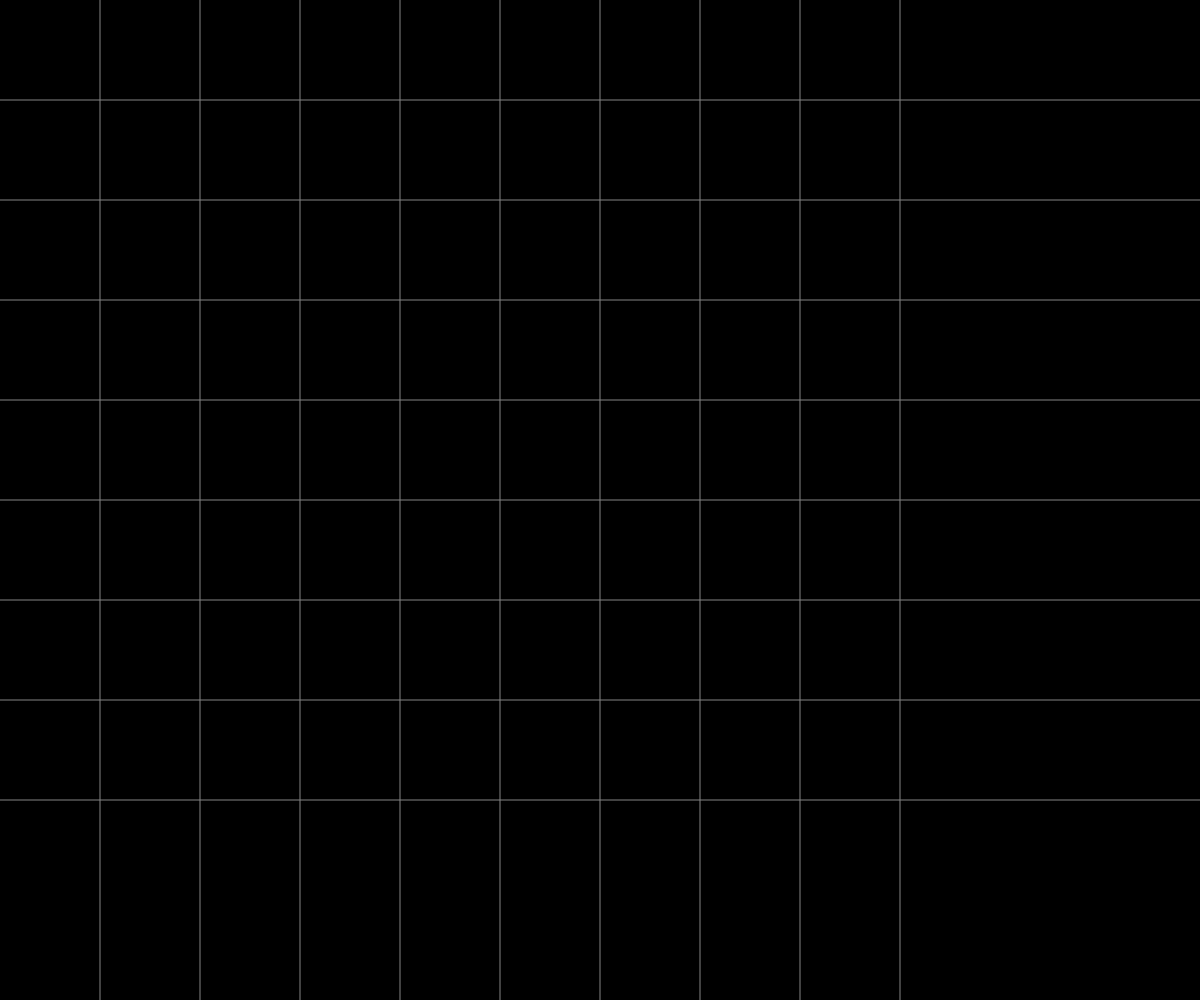
Frame 1 (no input)
Frame 60 (no input): identical to frame 1, image omitted
Frame 120 (the mouse pressed at the canvas centre since frame 60): identical to frame 1, image omitted

The p5.js sketch that drew this single still picture (run headless with seeded random() and noise() and a simulated clock; from frame 60 on, the mouse is pressed at the canvas centre):

// p5.js sketch
// ── sketch.js
/*
 * © 2026 Schultzschultz. Created for 'Schultzschultz Creative Coding Masterclass'.
 * For educational use only. All rights reserved.
 *
 * ---------------------
 * Coding Basics – Loops
 * ---------------------
 *
 * This file is an example of how to use loops in javascript.
 * A loop is a programming construct that allows you to repeat a block of code multiple times
 * until a specified condition is true.
 *
 * What this file does:
 * - It creates a grid of lines on the canvas.
 * - It highlights the grid cell that the mouse is currently over. *
 */

const backgroundColor = "#000000";
const lineColor = "#848484";
const rectColor = "#333333";

function setup() {
  createCanvas(windowWidth, windowHeight);
}

function draw() {
  background(0);

  stroke(lineColor);
  strokeWeight(1);

  // Manually creating a grid of lines on the canvas by drawing vertical and horizontal lines at regular intervals defined by gridSize.
  line(100, 0, 100, height);
  line(200, 0, 200, height);
  line(300, 0, 300, height);
  line(400, 0, 400, height);
  line(500, 0, 500, height);
  line(600, 0, 600, height);
  line(700, 0, 700, height);
  line(800, 0, 800, height);
  line(900, 0, 900, height);
  line(0, 100, width, 100);
  line(0, 200, width, 200);
  line(0, 300, width, 300);
  line(0, 400, width, 400);
  line(0, 500, width, 500);
  line(0, 600, width, 600);
  line(0, 700, width, 700);
  line(0, 800, width, 800);



  // These loops iterat through the width and height of the canvas in increments of gridSize,
  // drawing vertical and horizontal lines to create rid of lines on the canvas.
  // The first loop iterates through the width of the canvas in increments of gridSize.
  // The second loop iterates through the height of the canvas in increments of gridSize,

  // const gridSize = 100; // Set gridSize based on mouseX, with a default value of 50
  // stroke(lineColor);
  // strokeWeight(1);

  // for (let x = 0; x < width; x += gridSize) {
  //   line(x, 0, x, height);
  // }

  // for (let y = 0; y < height; y += gridSize) {
  //   line(0, y, width, y);
  // }

}

function windowResized() {
  resizeCanvas(windowWidth, windowHeight);
}
